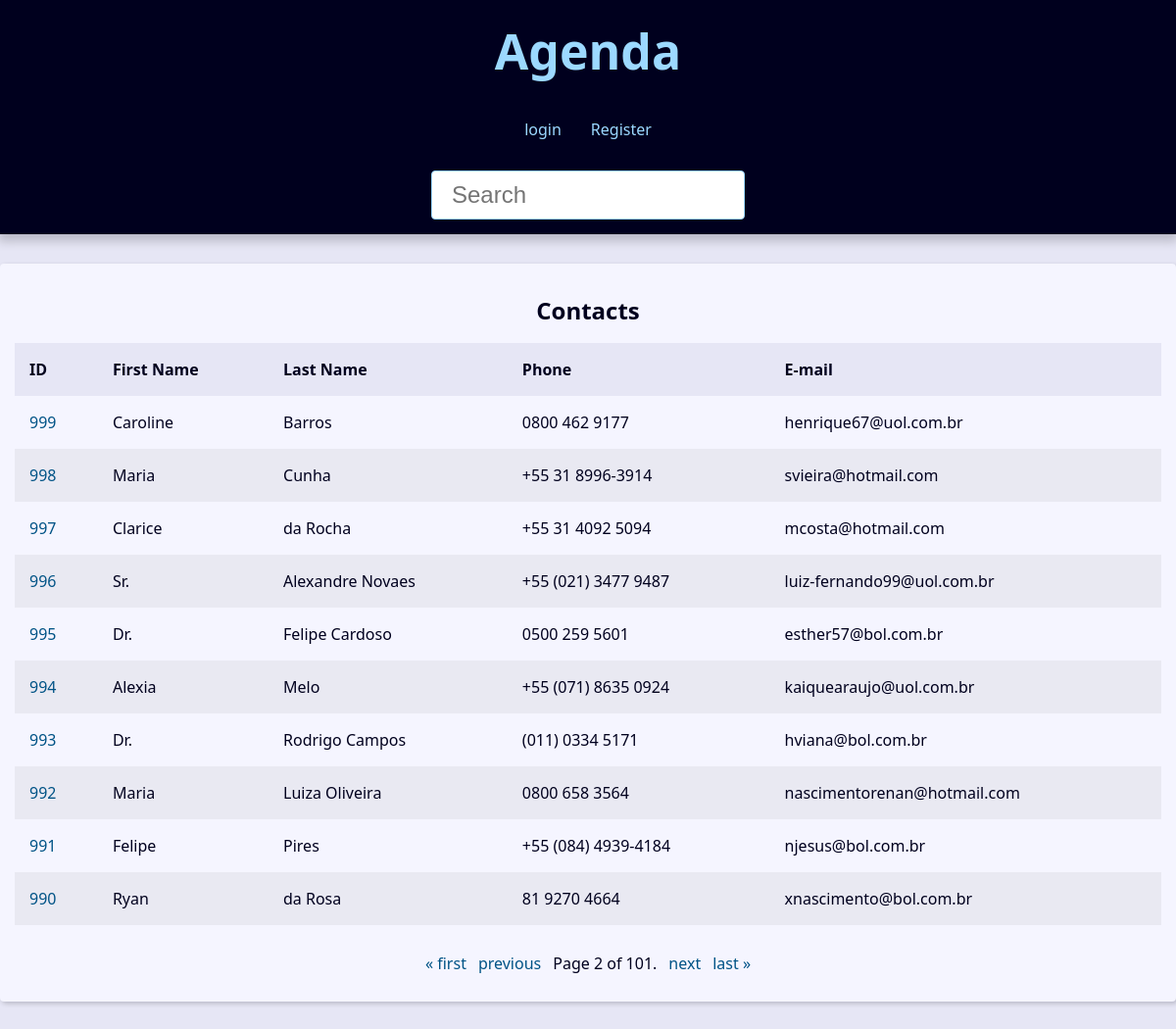
The page /?page=2&q= on the database its author committed.
### contact/models.py (models this page shows, shortened)
class Contact(models.Model):
    first_name = models.CharField(max_length=50)
    last_name = models.CharField(max_length=50)
    phone = models.CharField(max_length=50)
    email = models.EmailField(max_length=254, blank=True) #Com o blanck você define se é obrigatório ou não, tem validação imbutida
    created_date = models.DateTimeField(default=timezone.now) #Função que pega a data atual
    description = models.TextField(blank=True)
    show = models.BooleanField(default=True) #Default coloca um falor automático, #Ele é de selecionar
    picture = models.ImageField(blank=True, upload_to='pictures/%Y/%m') #Dentro da pasta média ele vai criar uma pasta pictures / ano / mês
    category = models.ForeignKey(
        Category, on_delete=models.SET_NULL,
        blank=True, null=True #Permito que esse campo seja nulo
    )
    owner = models.ForeignKey(
        User, on_delete=models.SET_NULL,
        blank=True, null=True
    )

### contact/views/contact_views.py (the view)
# urls.py: path('',views.index, name='index'),
def index(request):
    contacts = Contact.objects.all().filter(show=True).order_by('-id') #Se colocar [0:10] ele só pega os 10 primeiros contatos
    print(contacts.query) #Para analisar qual consulta está sendo feita
    paginator = Paginator(contacts,10)
    page_number = request.GET.get("page")
    page_obj = paginator.get_page(page_number)
    context = {
        'page_obj': page_obj,
        'site_title':'Contatos - Agenda',
    }
    return render(
        request,
        'contact/index.html',
        context
    )

### contact/templates/contact/index.html
{% extends 'global/base.html' %}
{% block content %}
{%if page_obj %}
    <div class="responsive-table">
        <table class="contacts-table">
            <caption class="table-caption">
                Contacts
            </caption>
            <thead>
                <tr class="table-row table-row-header">
                    <th class="table-header">ID</th>
                    <th class="table-header">First Name</th>
                    <th class="table-header">Last Name</th>
                    <th class="table-header">Phone</th>
                    <th class="table-header">E-mail</th>
                </tr>
            </thead>
            <tbody>
                {% for contact in page_obj%}
                    <tr class="table-row">
                        <td class="table-cel">
                            <a href="{% url 'contact:contact' contact.id %}" class="table-link">
                                {{contact.id}}
                            </a>
                        </td>
                        <td class="table-cel">
                            {{contact.first_name}}
                        </td>
                        <td class="table-cel">
                            {{contact.last_name}}
                        </td>
                        <td class="table-cel">
                            {{contact.phone}}
                        </td>
                        <td class="table-cel">
                            {{contact.email}}
                        </td>
                    </tr>
                {% endfor %}
            </tbody>
        </table>
    </div>
{% else %}
<div class="single-contact">
    <h1 class="single-contact">
        Nenhum cadastro com esse nome
    </h1>
</div>
{% endif %}
{% endblock content %}

### base_static/global/css/style.css (style rules this page uses)
:root { --spacing: 1.5rem; --link-dark-color: rgb(0, 83, 134); --link-light-color: rgb(156, 217, 255); --clr-white: rgb(245, 245, 255); --clr-black: rgb(0, 0, 30); --clr-light-gray: rgb(230, 230, 245); --clr-dark-shadow-5: rgba(0, 0, 10, 5%); --clr-dark-shadow-10: rgba(0, 0, 10, 10%); --clr-dark-shadow-20: rgba(0, 0, 10, 20%); --clr-light-shadow-5: rgba(200, 200, 255, 5%); --clr-light-shadow-10: rgba(200, 200, 255, 10%); --clr-light-shadow-20: rgba(200, 200, 255, 20%); --main-page-width: 120rem; --table-min-width: 60rem; --biggest-font-size: 5rem; --bigger-font-size: 4rem; --big-font-size: 3.2rem; --medium-font-size: 2.4rem; --small-font-size: 1.6rem; --smaller-font-size: 1.4rem; --smallest-font-size: 1.2rem; --transition-fast: 300ms; --transition-medium: 600ms; --transition-slow: 1s; --default-border-radius: 4px; }
*, *::before, *::after { margin: 0; padding: 0; box-sizing: border-box; }
html { font-size: 62.5%; }
body { font-family: system-ui, -apple-system, BlinkMacSystemFont, 'Segoe UI', Roboto, Oxygen, Ubuntu, Cantarell, 'Open Sans', 'Helvetica Neue', sans-serif; line-height: 1.5; font-size: var(--small-font-size); color: var(--clr-black); -webkit-font-smoothing: antialiased; background: var(--clr-light-gray); }
.responsive-table { width: 100%; overflow-x: auto; }
.contacts-table { width: 100%; min-width: var(--table-min-width); border-collapse: collapse; }
.table-caption { font-size: var(--medium-font-size); font-weight: bold; padding: var(--spacing); }
.table-row { text-align: left; text-overflow: ellipsis; transition: background-color var(--transition-fast) ease-in-out; }
.table-row:nth-of-type(2n) { background: var(--clr-dark-shadow-5); }
.table-row-header { background: var(--clr-light-gray); color: var(--clr-black); }
.table-cel, .table-header { padding: var(--spacing); }
.table-link { color: var(--link-dark-color); transition: color var(--transition-fast) ease-in-out; text-decoration: none; }

### rows shown on the page
Contact: id "999", first_name "Caroline", last_name "Barros", phone "0800 462 9177", email "henrique67@uol.com.br"
Contact: id "998", first_name "Maria", last_name "Cunha", phone "+55 31 8996-3914", email "svieira@hotmail.com"
Contact: id "997", first_name "Clarice", last_name "da Rocha", phone "+55 31 4092 5094", email "mcosta@hotmail.com"
Contact: id "996", first_name "Sr.", last_name "Alexandre Novaes", phone "+55 (021) 3477 9487", email "luiz-fernando99@uol.com.br"
Contact: id "995", first_name "Dr.", last_name "Felipe Cardoso", phone "0500 259 5601", email "esther57@bol.com.br"
Contact: id "994", first_name "Alexia", last_name "Melo", phone "+55 (071) 8635 0924", email "kaiquearaujo@uol.com.br"
Contact: id "993", first_name "Dr.", last_name "Rodrigo Campos", phone "(011) 0334 5171", email "hviana@bol.com.br"
Contact: id "992", first_name "Maria", last_name "Luiza Oliveira", phone "0800 658 3564", email "nascimentorenan@hotmail.com"
Contact: id "991", first_name "Felipe", last_name "Pires", phone "+55 (084) 4939-4184", email "njesus@bol.com.br"
Contact: id "990", first_name "Ryan", last_name "da Rosa", phone "81 9270 4664", email "xnascimento@bol.com.br"

### other values the page prints
{{ page_obj.number }} "2"
{{ page_obj.paginator.num_pages }} "101"
